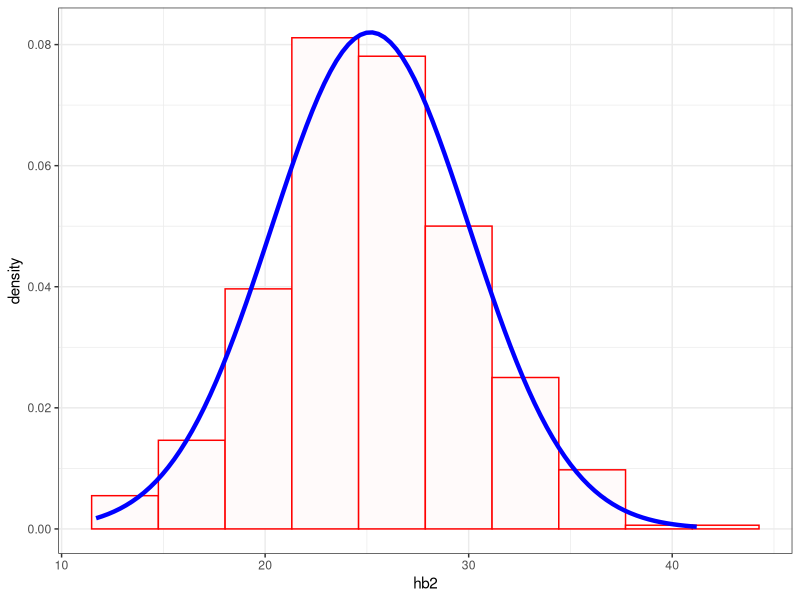

The R source for this figure:
## ---- chunk 1
knitr::opts_chunk$set(echo = FALSE)
library(tidyverse)
## ---- chunk 2
set.seed(123)

dataF <- data.frame(hb2 = rnorm(500, mean = 25, sd = 5))

dataF%>% 
    ggplot(aes(x = hb2))+
    geom_histogram(
        aes(y = after_stat(density)), bins=10, fill = "snow", col = "red") +
    stat_function(
        fun = dnorm, 
        args = list(mean = mean(dataF$hb2, na.rm=T), 
                    sd = sd(dataF$hb2)), col = "blue",
                    linewidth = 1.5)+
    theme_bw()
